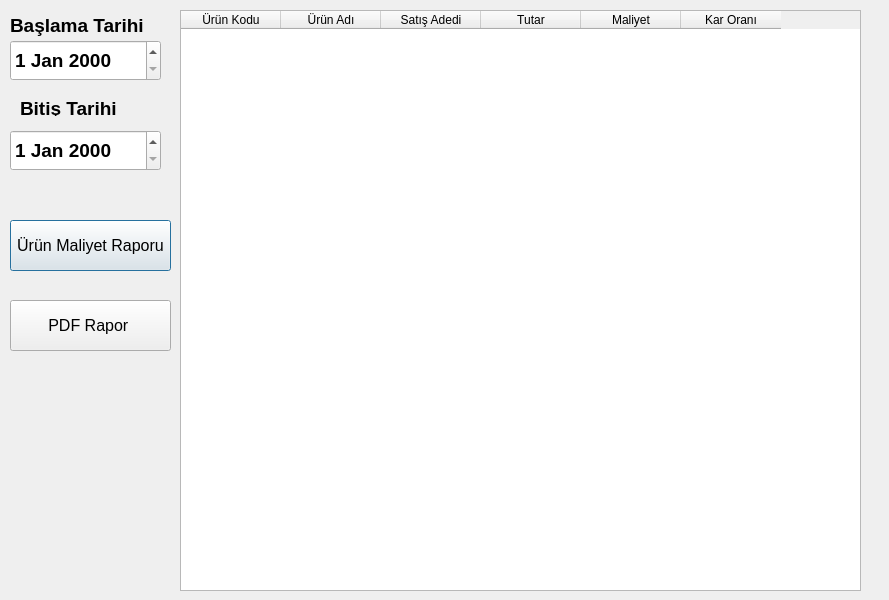
<?xml version="1.0" encoding="UTF-8"?>
<ui version="4.0">
 <class>Dialog4</class>
 <widget class="QDialog" name="Dialog4">
  <property name="geometry">
   <rect>
    <x>0</x>
    <y>0</y>
    <width>889</width>
    <height>600</height>
   </rect>
  </property>
  <property name="windowTitle">
   <string>Maliyet</string>
  </property>
  <widget class="QDateEdit" name="dateEdit">
   <property name="geometry">
    <rect>
     <x>10</x>
     <y>40</y>
     <width>151</width>
     <height>41</height>
    </rect>
   </property>
   <property name="font">
    <font>
     <pointsize>14</pointsize>
     <weight>75</weight>
     <bold>true</bold>
    </font>
   </property>
  </widget>
  <widget class="QDateEdit" name="dateEdit_2">
   <property name="geometry">
    <rect>
     <x>10</x>
     <y>130</y>
     <width>151</width>
     <height>41</height>
    </rect>
   </property>
   <property name="font">
    <font>
     <pointsize>14</pointsize>
     <weight>75</weight>
     <bold>true</bold>
    </font>
   </property>
  </widget>
  <widget class="QLabel" name="label">
   <property name="geometry">
    <rect>
     <x>10</x>
     <y>10</y>
     <width>141</width>
     <height>31</height>
    </rect>
   </property>
   <property name="font">
    <font>
     <pointsize>14</pointsize>
     <weight>75</weight>
     <bold>true</bold>
    </font>
   </property>
   <property name="text">
    <string>Başlama Tarihi</string>
   </property>
  </widget>
  <widget class="QLabel" name="label_2">
   <property name="geometry">
    <rect>
     <x>20</x>
     <y>100</y>
     <width>141</width>
     <height>16</height>
    </rect>
   </property>
   <property name="font">
    <font>
     <pointsize>14</pointsize>
     <weight>75</weight>
     <bold>true</bold>
    </font>
   </property>
   <property name="text">
    <string>Bitiş Tarihi</string>
   </property>
  </widget>
  <widget class="QPushButton" name="pushButton">
   <property name="geometry">
    <rect>
     <x>10</x>
     <y>220</y>
     <width>161</width>
     <height>51</height>
    </rect>
   </property>
   <property name="font">
    <font>
     <pointsize>12</pointsize>
    </font>
   </property>
   <property name="text">
    <string>Ürün Maliyet Raporu</string>
   </property>
  </widget>
  <widget class="QPushButton" name="pushButton_2">
   <property name="geometry">
    <rect>
     <x>10</x>
     <y>300</y>
     <width>161</width>
     <height>51</height>
    </rect>
   </property>
   <property name="font">
    <font>
     <pointsize>12</pointsize>
    </font>
   </property>
   <property name="text">
    <string>PDF Rapor </string>
   </property>
  </widget>
  <widget class="QTableWidget" name="tableWidget">
   <property name="geometry">
    <rect>
     <x>180</x>
     <y>10</y>
     <width>681</width>
     <height>581</height>
    </rect>
   </property>
   <column>
    <property name="text">
     <string>Ürün Kodu</string>
    </property>
   </column>
   <column>
    <property name="text">
     <string>Ürün Adı</string>
    </property>
   </column>
   <column>
    <property name="text">
     <string>Satış Adedi</string>
    </property>
   </column>
   <column>
    <property name="text">
     <string>Tutar</string>
    </property>
   </column>
   <column>
    <property name="text">
     <string>Maliyet</string>
    </property>
   </column>
   <column>
    <property name="text">
     <string>Kar Oranı</string>
    </property>
   </column>
  </widget>
 </widget>
 <resources/>
 <connections/>
</ui>
